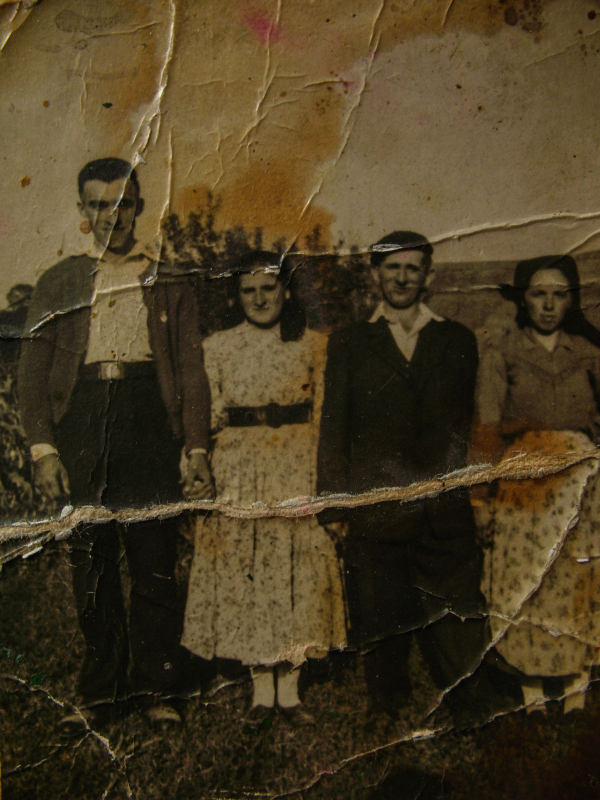
#> input picture data/raw/033306377e3ddb42edb76081b0ccec17.jpg, 1200 x 1600 px (shown at 1/2 size)
$ python -i fading_analysis.py   (imports and definitions only)
#> lines starting #> are read from the running program, lines starting #| are printed output that depends on the picture; after the words box and inside, x2 and y2 are one past the last pixel; in counts of white or black regions, pixels touching at a corner belong together
"""
Module 3 — Fading Analysis & Object Tagging
==========================================

Responsibilities:
    * Color histogram analysis
    * Sepia/fading detection
    * Basic object detection or image captioning

This module consumes the metadata JSON produced by preprocessing.py. It reads
`processed_color_path`, crops to `analysis.content_box`, then computes:

{
  "fading": "Moderate",
  "tags": ["building", "people", "street"]
}
"""

from __future__ import annotations

import argparse
import json
from pathlib import Path
from typing import Any, List

import cv2
import numpy as np


# [82 lines left out: functions _resolve_path, load_color_image, crop_to_content_box, _image_region_from_metadata, not called in this run]


def calculate_color_fading(image: np.ndarray) -> str:
    """Analyze color saturation to classify fading severity for color images."""
    hsv = cv2.cvtColor(image, cv2.COLOR_BGR2HSV)
    saturation = hsv[:, :, 1]
    mean_saturation = np.mean(saturation)
    std_saturation = np.std(saturation)

    # Heuristic thresholds based on typical archival photo characteristics
    if mean_saturation > 120 and std_saturation > 40:
        return "None"
    elif mean_saturation > 80 and std_saturation > 30:
        return "Mild"
    elif mean_saturation > 40 and std_saturation > 20:
        return "Moderate"
    else:
        return "Severe"


# [36 lines left out: functions calculate_tonal_fading, detect_sepia_tone, not called in this run]


def analyze_fading(image: np.ndarray, is_grayscale: bool) -> str:
    """Main fading analysis function that handles both color and grayscale/sepia images."""
    if is_grayscale:
        # Check if it's actually sepia-toned before using tonal analysis
        if detect_sepia_tone(image):
            # Even for sepia, check if the sepia tones themselves are faded
            return calculate_color_fading(image)
        else:
            # True grayscale - use tonal range analysis
            return calculate_tonal_fading(image)
    else:
        # Color image - use saturation analysis
        return calculate_color_fading(image)


def extract_basic_tags(image: np.ndarray) -> List[str]:
    """Return archive-friendly descriptive tags using lightweight CV heuristics.

    The tags are intentionally conservative. They are meant for first-pass
    catalogue grouping, not final historical attribution.
    """
    tags: list[str] = []

    gray = cv2.cvtColor(image, cv2.COLOR_BGR2GRAY)
    mean_brightness = float(gray.mean())
    contrast = float(gray.std())

    edges = cv2.Canny(gray, 50, 150)
    edge_density = float(np.mean(edges) / 255.0)

    face_cascade = cv2.CascadeClassifier(cv2.data.haarcascades + "haarcascade_frontalface_default.xml")
    faces = face_cascade.detectMultiScale(gray, 1.1, 4)
    if len(faces) == 1:
        tags.append("portrait")
    elif len(faces) > 1:
        tags.append("group_photo")

    if edge_density > 0.13:
        tags.append("building")
    elif edge_density > 0.08:
        tags.append("outdoor")

    # Document/handwriting guess: many small dark components on a brighter page.
    blurred = cv2.GaussianBlur(gray, (3, 3), 0)
    _, text_mask = cv2.threshold(blurred, 0, 255, cv2.THRESH_BINARY_INV + cv2.THRESH_OTSU)
    contours, _ = cv2.findContours(text_mask, cv2.RETR_EXTERNAL, cv2.CHAIN_APPROX_SIMPLE)
    small_marks = 0
    line_like_marks = 0
    for contour in contours:
        x, y, w, h = cv2.boundingRect(contour)
        area = w * h
        if 6 <= area <= 600 and 2 <= w <= 80 and 2 <= h <= 40:
            small_marks += 1
            if w > h * 2:
                line_like_marks += 1

    if mean_brightness > 110 and contrast > 25 and small_marks > 70:
        tags.append("document")
        if small_marks > 130 and line_like_marks < small_marks * 0.45:
            tags.append("handwritten")

    if "outdoor" not in tags and "document" not in tags:
        tags.append("indoor" if mean_brightness < 105 else "outdoor")

    if not any(tag in tags for tag in ("portrait", "group_photo", "building", "document")):
        tags.append("historical_object")

    ordered: list[str] = []
    for tag in tags:
        if tag not in ordered:
            ordered.append(tag)
    return ordered


# Heavy grain fools both the fading check (noise raises tonal/saturation spread,
# so a grainy scan looks "not faded") and the tag heuristics (noise creates fake
# edges and text-like marks). Above this noise level, be conservative.
NOISE_GUARD_SIGMA = 12.0
NOISE_SENSITIVE_TAGS = ("building", "document", "handwritten")


def _apply_noise_guard(fading: str, tags: List[str], noise_sigma: float) -> tuple[str, List[str]]:
    """Fixes 4 & 5 — stop heavy noise from inflating the fading rating or the tags."""
    if noise_sigma <= NOISE_GUARD_SIGMA:
        return fading, tags
    # Fix 4: the grainiest image must not be rated "None" (the best) for fading.
    if fading == "None":
        fading = "Mild"
    # Fix 5: drop edge/texture tags that noise manufactures. These tags drive the
    # research-value rating, so removing them stops noise inflating it.
    guarded = [tag for tag in tags if tag not in NOISE_SENSITIVE_TAGS]
    if not guarded:
        guarded = ["historical_object"]
    return fading, guarded


def assess_fading(
    metadata_or_image: dict[str, Any] | str | Path | np.ndarray,
    base_dir: str | Path | None = None,
) -> dict[str, Any]:
    """
    Return fading classification and basic tags.

    Preferred input is the metadata dict from preprocessing.py. For convenience,
    this also accepts a metadata JSON path, image path, or already-loaded image.
    """
    noise_sigma = 0.0
    if isinstance(metadata_or_image, dict):
        image = _image_region_from_metadata(metadata_or_image, base_dir=base_dir)
        analysis = metadata_or_image.get("analysis", {})
        is_grayscale = analysis.get("is_grayscale", False)
        noise_sigma = float(analysis.get("noise_sigma", 0))
    elif isinstance(metadata_or_image, (str, Path)):
        input_path = Path(metadata_or_image)
        if input_path.suffix.lower() == ".json":
            with open(input_path, "r", encoding="utf-8") as f:
                metadata = json.load(f)
            image = _image_region_from_metadata(metadata, base_dir=base_dir, metadata_path=input_path)
            analysis = metadata.get("analysis", {})
            is_grayscale = analysis.get("is_grayscale", False)
            noise_sigma = float(analysis.get("noise_sigma", 0))
        else:
            image = load_color_image(input_path, base_dir=base_dir)
            is_grayscale = False
    else:
        image = metadata_or_image
        is_grayscale = False

    fading_level = analyze_fading(image, is_grayscale)
    tags = extract_basic_tags(image)
    fading_level, tags = _apply_noise_guard(fading_level, tags, noise_sigma)

    return {
        "fading": fading_level,
        "tags": tags
    }


# [112 lines left out: functions update_metadata_with_fading, process_metadata_file, process_metadata_folder, main, not called in this run]


# [2 lines not run here, left out]

>>> import cv2
>>> picture = cv2.imread('data/raw/033306377e3ddb42edb76081b0ccec17.jpg')
#> picture is the input picture: shape (1600, 1200, 3); mean B, G, R 34.2, 59.5, 72.6
>>> result = assess_fading(picture)
#> in calculate_color_fading, `hsv = cv2.cvtColor(image, cv2.COLOR_BGR2HSV)`: hsv: shape (1600, 1200, 3); mean H, S, V 21.6, 139.1, 72.6
#> in calculate_color_fading, `saturation = hsv[:, :, 1]`:
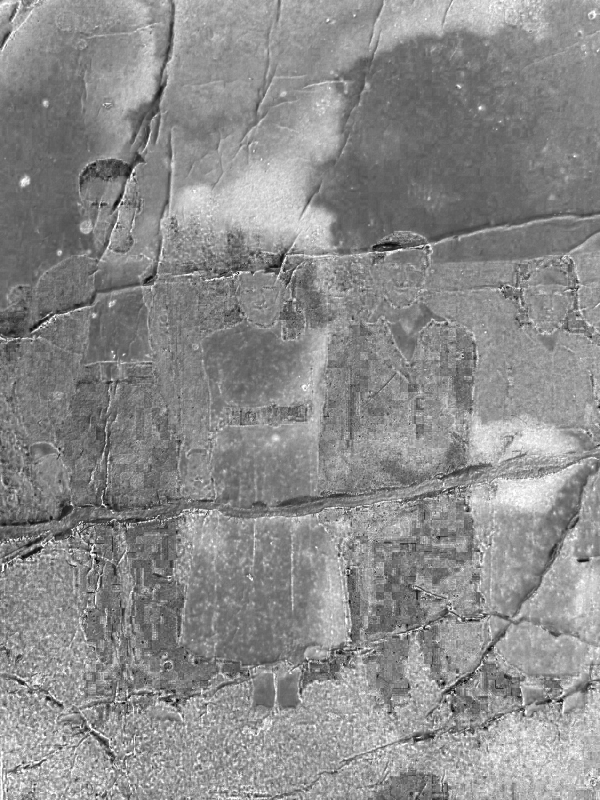
#> saturation: shape (1600, 1200) (shown at 1/2 size); min 0, max 255, mean 139.1
#> in calculate_color_fading, `mean_saturation = np.mean(saturation)`: mean_saturation = 139.1
#> in calculate_color_fading, `std_saturation = np.std(saturation)`: std_saturation = 34.62
#> in assess_fading, `fading_level = analyze_fading(image, is_grayscale)`: fading_level = 'Mild'
#> in extract_basic_tags, `gray = cv2.cvtColor(image, cv2.COLOR_BGR2GRAY)`:
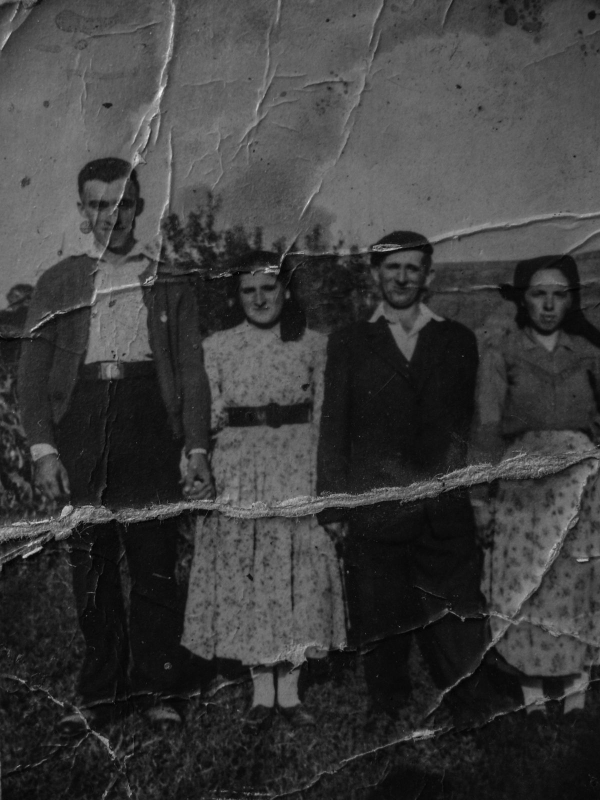
#> gray: shape (1600, 1200) (shown at 1/2 size); min 0, max 246, mean 60.5
#> in extract_basic_tags, `mean_brightness = float(gray.mean())`: mean_brightness = 60.54
#> in extract_basic_tags, `contrast = float(gray.std())`: contrast = 36.59
#> in extract_basic_tags, `edges = cv2.Canny(gray, 50, 150)`:
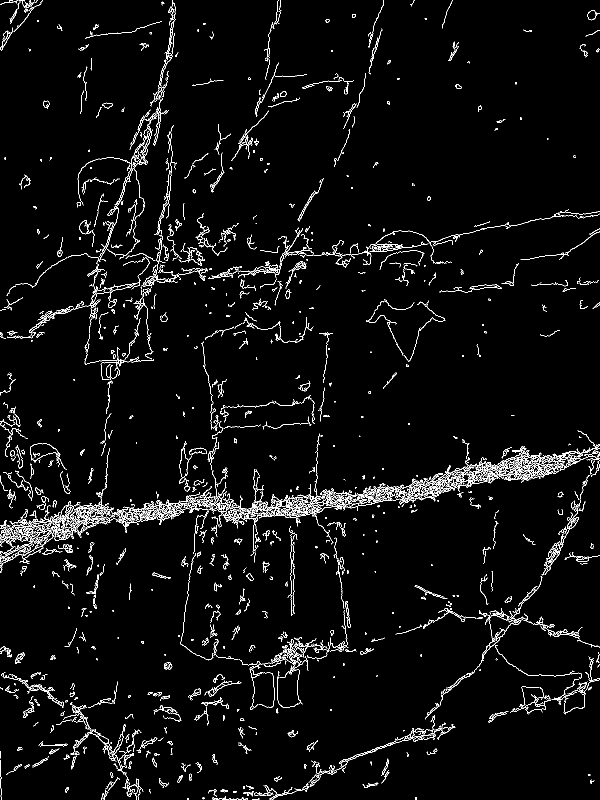
#> edges: shape (1600, 1200) (shown at 1/2 size); 3.6% white in thin lines or dots
#> in extract_basic_tags, `edge_density = float(np.mean(edges) / 255.0)`: edge_density = 0.0357
#> in extract_basic_tags, `faces = face_cascade.detectMultiScale(gray, 1.1, 4)`: faces = [[466, 648, 49, 49], [61, 951, 58, 58], [346, 879, 87, 87], [468, 541, 100, 100], [1042, 545, 110, 110], [754, 498, 100, 100], [581, 1188, 91, 91], [621, 129, 107, 107], [151, 362, 132, 132], [263, 1407, 131, 131]]
#> in extract_basic_tags, `_, text_mask = cv2.threshold(blurred, 0, 255, cv2.THRESH_BINARY_INV + ..`:
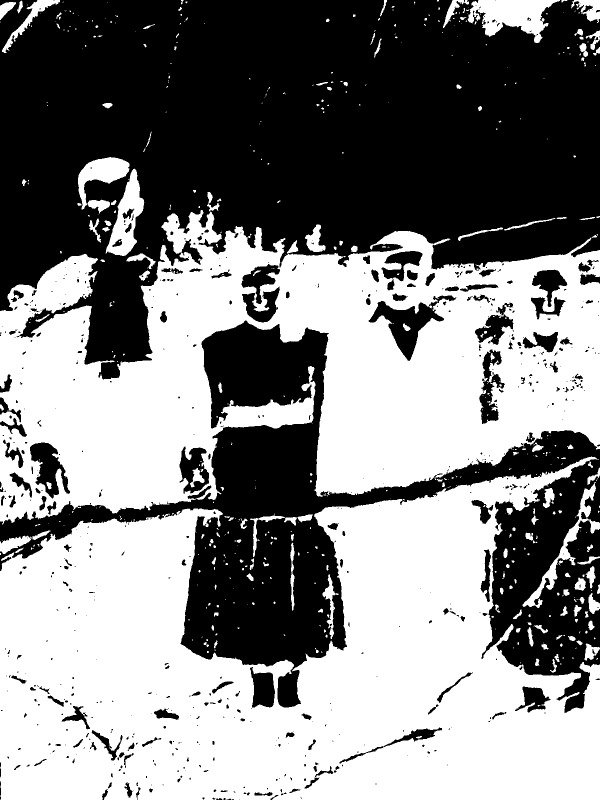
#> text_mask: shape (1600, 1200) (shown at 1/2 size); 51.6% white; 639 black regions (440 under 20 px)
#> in extract_basic_tags, `contours, _ = cv2.findContours(text_mask, cv2.RETR_EXTERNAL, cv2.CHAIN..`: contours = 504 contours, 374 with area under 20; largest, box (x1, y1, x2, y2) and area: (0, 913, 1200, 1600) 533858, (0, 420, 1200, 1049) 459216, (935, 0, 1120, 86) 8404, (211, 337, 289, 512) 6260, (156, 314, 259, 419) 4249
#> the loop in extract_basic_tags, `for contour in contours:` made 504 passes
#> (x, y, w, h, area) on passes 3, 4, 8, 12, 15, 16, 17, 18, 21, 22, 23, 28: (1100, 1318, 14, 27, 378), (1070, 1317, 9, 15, 135), (1109, 1308, 10, 16, 160), (630, 1296, 8, 10, 80), (413, 1289, 5, 5, 25), (1083, 1288, 14, 11, 154), (1169, 1287, 31, 34, 1054), (1120, 1287, 5, 7, 35), (407, 1284, 6, 6, 36), (1153, 1281, 12, 10, 120), (428, 1280, 7, 17, 119), (1136, 1272, 15, 10, 150)
#> after the loop in extract_basic_tags, `for contour in contours:`: line_like_marks = 16; small_marks = 336
#> the loop in extract_basic_tags, `for tag in tags:` made 2 passes
#> after the loop in extract_basic_tags, `for tag in tags:`: ordered = ['group_photo', 'indoor']
#> result = {'fading': 'Mild', 'tags': ['group_photo', 'indoor']}

$ run again, on data/raw/26c868f99575945b7ae24860f78ad48a.jpg
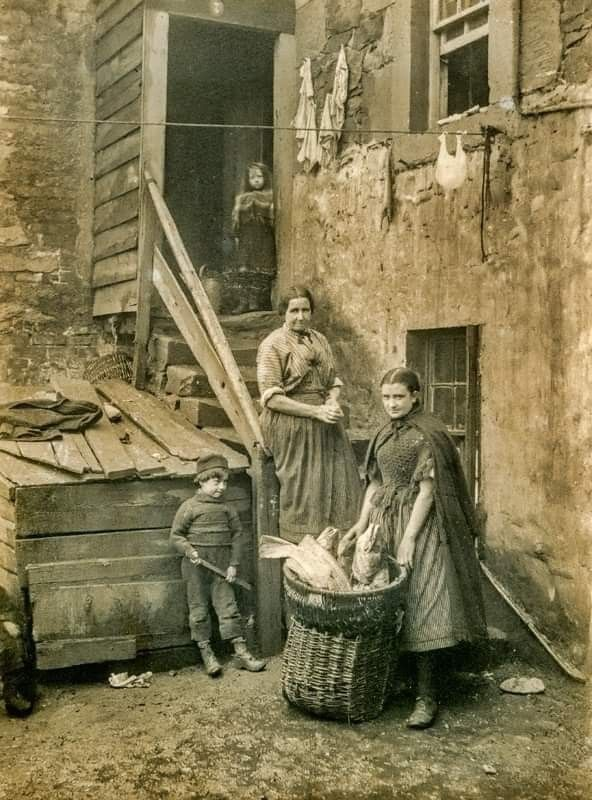
#> input picture data/raw/26c868f99575945b7ae24860f78ad48a.jpg, 592 x 800 px
#> picture is the input picture: shape (800, 592, 3); mean B, G, R 81.3, 118.6, 128.9
#> hsv: shape (800, 592, 3); mean H, S, V 25.6, 101.5, 129.7
#> mean_saturation = 101.5
#> std_saturation = 34.47
#> fading_level = 'Mild'
#> mean_brightness = 117.4
#> contrast = 44.94
#> in extract_basic_tags, `edges = cv2.Canny(gray, 50, 150)`:
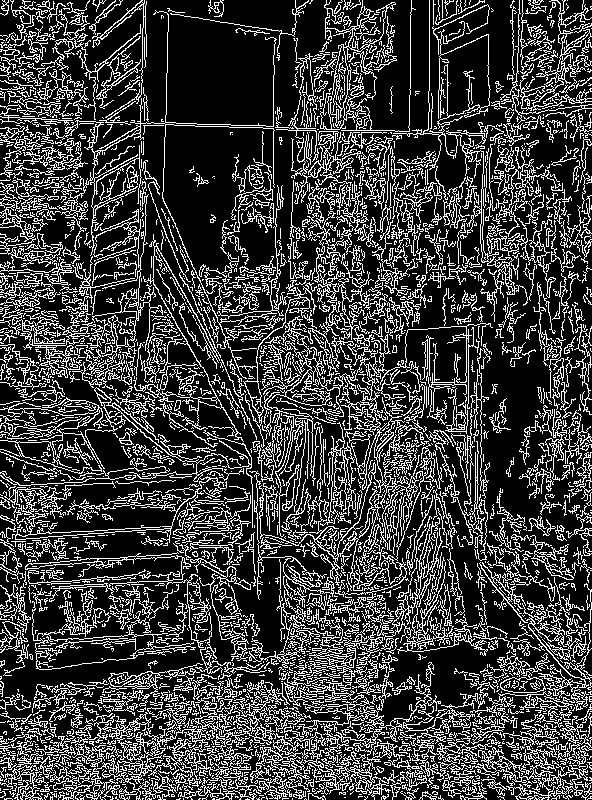
#> edges: shape (800, 592); 24.5% white in thin lines or dots
#> edge_density = 0.245
#> faces = [[283, 298, 35, 35], [376, 383, 38, 38]]
#> in extract_basic_tags, `_, text_mask = cv2.threshold(blurred, 0, 255, cv2.THRESH_BINARY_INV + ..`:
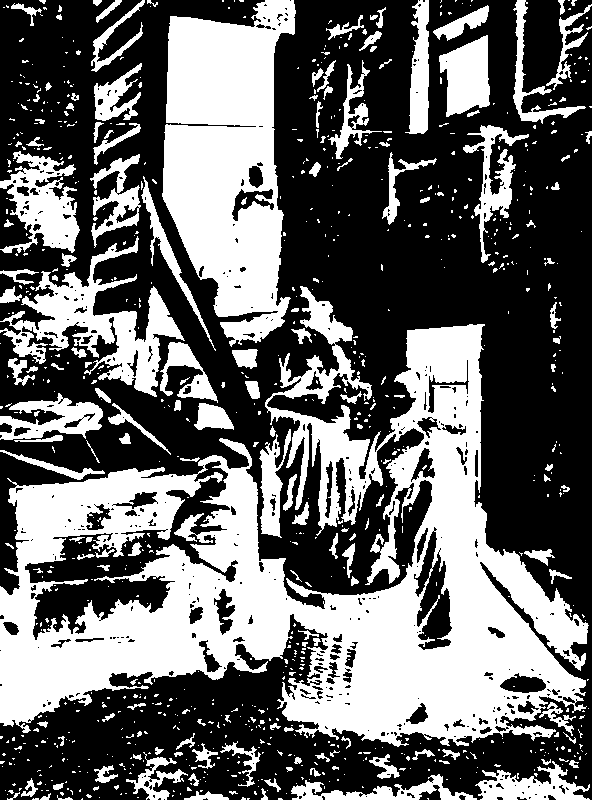
#> text_mask: shape (800, 592); 40.6% white; 873 white regions (708 under 20 px)
#> contours = 824 contours, 718 with area under 20; largest, box (x1, y1, x2, y2) and area: (0, 286, 589, 747) 122443, (162, 0, 296, 347) 31050, (0, 236, 185, 397) 8574, (0, 151, 80, 253) 4210, (439, 35, 490, 117) 2766
#> the loop in extract_basic_tags, `for contour in contours:` made 824 passes
#> (contour, x, y, w, h, area) on pass 35: ([[187, 787], [187, 790], [191, 790], [188, 787]], 187, 787, 5, 4, 20)
#> after the loop in extract_basic_tags, `for contour in contours:`: line_like_marks = 34; small_marks = 447
#> tags = ['group_photo', 'building', 'document', 'handwritten']
#> result = {'fading': 'Mild', 'tags': ['group_photo', 'building', 'document', 'handwritten']}
